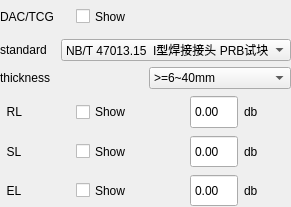
               <widget class="QWidget" name="widget_2" native="true">
                <property name="minimumSize">
                 <size>
                  <width>0</width>
                  <height>207</height>
                 </size>
                </property>
                <property name="focusPolicy">
                 <enum>Qt::WheelFocus</enum>
                </property>
                <layout class="QVBoxLayout" name="verticalLayout">
                 <property name="leftMargin">
                  <number>0</number>
                 </property>
                 <property name="topMargin">
                  <number>0</number>
                 </property>
                 <property name="rightMargin">
                  <number>0</number>
                 </property>
                 <property name="bottomMargin">
                  <number>0</number>
                 </property>
                 <item>
                  <layout class="QHBoxLayout" name="horizontalLayout_10">
                   <item>
                    <widget class="QLabel" name="LabelDACTCG">
                     <property name="minimumSize">
                      <size>
                       <width>70</width>
                       <height>25</height>
                      </size>
                     </property>
                     <property name="maximumSize">
                      <size>
                       <width>70</width>
                       <height>16777215</height>
                      </size>
                     </property>
                     <property name="text">
                      <string>DAC/TCG</string>
                     </property>
                    </widget>
                   </item>
                   <item>
                    <widget class="QCheckBox" name="CheckCurveShow">
                     <property name="sizePolicy">
                      <sizepolicy hsizetype="Preferred" vsizetype="Preferred">
                       <horstretch>0</horstretch>
                       <verstretch>0</verstretch>
                      </sizepolicy>
                     </property>
                     <property name="text">
                      <string>Show</string>
                     </property>
                    </widget>
                   </item>
                  </layout>
                 </item>
                 <item>
                  <layout class="QHBoxLayout" name="horizontalLayout_18">
                   <item>
                    <widget class="QLabel" name="LabelRL_2">
                     <property name="sizePolicy">
                      <sizepolicy hsizetype="Preferred" vsizetype="Preferred">
                       <horstretch>0</horstretch>
                       <verstretch>0</verstretch>
                      </sizepolicy>
                     </property>
                     <property name="minimumSize">
                      <size>
                       <width>55</width>
                       <height>21</height>
                      </size>
                     </property>
                     <property name="maximumSize">
                      <size>
                       <width>55</width>
                       <height>21</height>
                      </size>
                     </property>
                     <property name="text">
                      <string>standard</string>
                     </property>
                    </widget>
                   </item>
                   <item>
                    <widget class="QComboBox" name="ComStandard">
                     <property name="minimumSize">
                      <size>
                       <width>230</width>
                       <height>0</height>
                      </size>
                     </property>
                     <property name="maximumSize">
                      <size>
                       <width>230</width>
                       <height>16777215</height>
                      </size>
                     </property>
                     <item>
                      <property name="text">
                       <string>NB/T 47013.15  I型焊接接头 PRB试块</string>
                      </property>
                     </item>
                     <item>
                      <property name="text">
                       <string>NB/T 47013.15  II型焊接接头 PGS试块</string>
                      </property>
                     </item>
                     <item>
                      <property name="text">
                       <string>SYT 4109-2020</string>
                      </property>
                     </item>
                     <item>
                      <property name="text">
                       <string>SYT 6755-2016</string>
                      </property>
                     </item>
                     <item>
                      <property name="text">
                       <string>自定义</string>
                      </property>
                     </item>
                    </widget>
                   </item>
                  </layout>
                 </item>
                 <item>
                  <layout class="QHBoxLayout" name="horizontalLayout_19">
                   <item>
                    <widget class="QLabel" name="LabelRL_3">
                     <property name="sizePolicy">
                      <sizepolicy hsizetype="Preferred" vsizetype="Preferred">
                       <horstretch>0</horstretch>
                       <verstretch>0</verstretch>
                      </sizepolicy>
                     </property>
                     <property name="minimumSize">
                      <size>
                       <width>70</width>
                       <height>21</height>
                      </size>
                     </property>
                     <property name="maximumSize">
                      <size>
                       <width>111111</width>
                       <height>21</height>
                      </size>
                     </property>
                     <property name="text">
                      <string>thickness</string>
                     </property>
                    </widget>
                   </item>
                   <item>
                    <widget class="QComboBox" name="ComThickness">
                     <property name="minimumSize">
                      <size>
                       <width>110</width>
                       <height>0</height>
                      </size>
                     </property>
                     <property name="maximumSize">
                      <size>
                       <width>111111</width>
                       <height>16777215</height>
                      </size>
                     </property>
                     <item>
                      <property name="text">
                       <string>&gt;=6~40mm</string>
                      </property>
                     </item>
                     <item>
                      <property name="text">
                       <string>&gt;40~100mm</string>
                      </property>
                     </item>
                     <item>
                      <property name="text">
                       <string>&gt;100~200mm</string>
                      </property>
                     </item>
                    </widget>
                   </item>
                  </layout>
                 </item>
                 <item>
                  <layout class="QHBoxLayout" name="horizontalLayout_6">
                   <item>
                    <widget class="QLabel" name="LabelRL">
                     <property name="sizePolicy">
                      <sizepolicy hsizetype="Preferred" vsizetype="Preferred">
                       <horstretch>0</horstretch>
                       <verstretch>0</verstretch>
                      </sizepolicy>
                     </property>
                     <property name="minimumSize">
                      <size>
                       <width>70</width>
                       <height>25</height>
                      </size>
                     </property>
                     <property name="maximumSize">
                      <size>
                       <width>110</width>
                       <height>16777215</height>
                      </size>
                     </property>
                     <property name="text">
                      <string>  RL</string>
                     </property>
                    </widget>
                   </item>
                   <item>
                    <widget class="QCheckBox" name="CheckRLShow">
                     <property name="sizePolicy">
                      <sizepolicy hsizetype="Preferred" vsizetype="Preferred">
                       <horstretch>0</horstretch>
                       <verstretch>0</verstretch>
                      </sizepolicy>
                     </property>
                     <property name="maximumSize">
                      <size>
                       <width>55</width>
                       <height>16777215</height>
                      </size>
                     </property>
                     <property name="text">
                      <string>Show</string>
                     </property>
                    </widget>
                   </item>
                   <item>
                    <widget class="QLabel" name="labelRLaperture">
                     <property name="text">
                      <string/>
                     </property>
                    </widget>
                   </item>
                   <item>
                    <widget class="QDoubleSpinBox" name="ValueRL">
                     <property name="sizePolicy">
                      <sizepolicy hsizetype="Preferred" vsizetype="Preferred">
                       <horstretch>0</horstretch>
                       <verstretch>0</verstretch>
                      </sizepolicy>
                     </property>
                     <property name="mouseTracking">
                      <bool>false</bool>
                     </property>
                     <property name="focusPolicy">
                      <enum>Qt::WheelFocus</enum>
                     </property>
                     <property name="contextMenuPolicy">
                      <enum>Qt::DefaultContextMenu</enum>
                     </property>
                     <property name="buttonSymbols">
                      <enum>QAbstractSpinBox::NoButtons</enum>
                     </property>
                     <property name="minimum">
                      <double>-30.000000000000000</double>
                     </property>
                     <property name="maximum">
                      <double>30.000000000000000</double>
                     </property>
                    </widget>
                   </item>
                   <item>
                    <widget class="QLabel" name="label_26">
                     <property name="minimumSize">
                      <size>
                       <width>30</width>
                       <height>0</height>
                      </size>
                     </property>
                     <property name="text">
                      <string>db</string>
                     </property>
                    </widget>
                   </item>
                  </layout>
                 </item>
                 <item>
                  <layout class="QHBoxLayout" name="horizontalLayout_13">
                   <item>
                    <widget class="QLabel" name="LabelSL">
                     <property name="sizePolicy">
                      <sizepolicy hsizetype="Preferred" vsizetype="Preferred">
                       <horstretch>0</horstretch>
                       <verstretch>0</verstretch>
                      </sizepolicy>
                     </property>
                     <property name="minimumSize">
                      <size>
                       <width>70</width>
                       <height>25</height>
                      </size>
                     </property>
                     <property name="maximumSize">
                      <size>
                       <width>110</width>
                       <height>16777215</height>
                      </size>
                     </property>
                     <property name="text">
                      <string>  SL</string>
                     </property>
                    </widget>
                   </item>
                   <item>
                    <widget class="QCheckBox" name="CheckSLShow">
                     <property name="sizePolicy">
                      <sizepolicy hsizetype="Preferred" vsizetype="Preferred">
                       <horstretch>0</horstretch>
                       <verstretch>0</verstretch>
                      </sizepolicy>
                     </property>
                     <property name="maximumSize">
                      <size>
                       <width>55</width>
                       <height>16777215</height>
                      </size>
                     </property>
                     <property name="text">
                      <string>Show</string>
                     </property>
                    </widget>
                   </item>
                   <item>
                    <widget class="QLabel" name="labelSLaperture">
                     <property name="text">
                      <string/>
                     </property>
                    </widget>
                   </item>
                   <item>
                    <widget class="QDoubleSpinBox" name="ValueSL">
                     <property name="sizePolicy">
                      <sizepolicy hsizetype="Preferred" vsizetype="Preferred">
                       <horstretch>0</horstretch>
                       <verstretch>0</verstretch>
                      </sizepolicy>
                     </property>
                     <property name="mouseTracking">
                      <bool>false</bool>
                     </property>
                     <property name="focusPolicy">
                      <enum>Qt::WheelFocus</enum>
                     </property>
                     <property name="contextMenuPolicy">
                      <enum>Qt::DefaultContextMenu</enum>
                     </property>
                     <property name="buttonSymbols">
                      <enum>QAbstractSpinBox::NoButtons</enum>
                     </property>
                     <property name="minimum">
                      <double>-30.000000000000000</double>
                     </property>
                     <property name="maximum">
                      <double>30.000000000000000</double>
                     </property>
                    </widget>
                   </item>
                   <item>
                    <widget class="QLabel" name="label_28">
                     <property name="minimumSize">
                      <size>
                       <width>30</width>
                       <height>0</height>
                      </size>
                     </property>
                     <property name="text">
                      <string>db</string>
                     </property>
                    </widget>
                   </item>
                  </layout>
                 </item>
                 <item>
                  <layout class="QHBoxLayout" name="horizontalLayout_15">
                   <item>
                    <widget class="QLabel" name="LabelEL">
                     <property name="sizePolicy">
                      <sizepolicy hsizetype="Preferred" vsizetype="Preferred">
                       <horstretch>0</horstretch>
                       <verstretch>0</verstretch>
                      </sizepolicy>
                     </property>
                     <property name="minimumSize">
                      <size>
                       <width>70</width>
                       <height>25</height>
                      </size>
                     </property>
                     <property name="maximumSize">
                      <size>
                       <width>110</width>
                       <height>16777215</height>
                      </size>
                     </property>
                     <property name="text">
                      <string>  EL</string>
                     </property>
                    </widget>
                   </item>
                   <item>
                    <widget class="QCheckBox" name="CheckELShow">
                     <property name="sizePolicy">
                      <sizepolicy hsizetype="Preferred" vsizetype="Preferred">
                       <horstretch>0</horstretch>
                       <verstretch>0</verstretch>
                      </sizepolicy>
                     </property>
                     <property name="maximumSize">
                      <size>
                       <width>55</width>
                       <height>16777215</height>
                      </size>
                     </property>
                     <property name="text">
                      <string>Show</string>
                     </property>
                    </widget>
                   </item>
                   <item>
                    <widget class="QLabel" name="labelELaperture">
                     <property name="text">
                      <string/>
                     </property>
                    </widget>
                   </item>
                   <item>
                    <widget class="QDoubleSpinBox" name="ValueEL">
                     <property name="sizePolicy">
                      <sizepolicy hsizetype="Preferred" vsizetype="Preferred">
                       <horstretch>0</horstretch>
                       <verstretch>0</verstretch>
                      </sizepolicy>
                     </property>
                     <property name="mouseTracking">
                      <bool>false</bool>
                     </property>
                     <property name="focusPolicy">
                      <enum>Qt::WheelFocus</enum>
                     </property>
                     <property name="contextMenuPolicy">
                      <enum>Qt::DefaultContextMenu</enum>
                     </property>
                     <property name="buttonSymbols">
                      <enum>QAbstractSpinBox::NoButtons</enum>
                     </property>
                     <property name="minimum">
                      <double>-30.000000000000000</double>
                     </property>
                     <property name="maximum">
                      <double>30.000000000000000</double>
                     </property>
                    </widget>
                   </item>
                   <item>
                    <widget class="QLabel" name="label_30">
                     <property name="minimumSize">
                      <size>
                       <width>30</width>
                       <height>0</height>
                      </size>
                     </property>
                     <property name="text">
                      <string>db</string>
                     </property>
                    </widget>
                   </item>
                  </layout>
                 </item>
                </layout>
               </widget>
